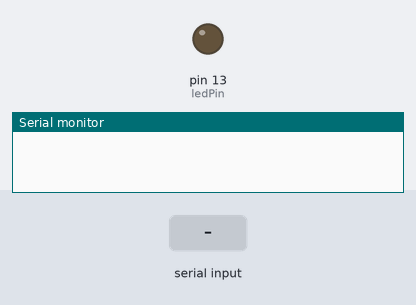
Simulated run of this sketch. Board: Arduino Uno, built with avr-gcc and run on an emulated ATmega328P. On the bench: output pins drawn as LEDs (lit = HIGH), the last lines printed to the serial monitor. The test bench sets the inputs (shaded band).

Above: at 1.2 s.
1.3 s: "1" received over Serial
At 2.7 s:
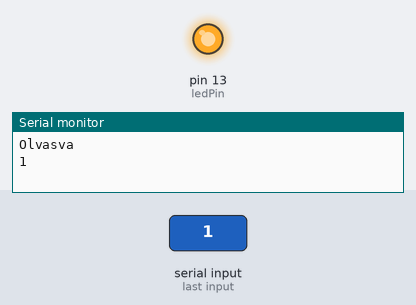
Timing chart, 0 to 4.3 s (numbered marks = the images above; inputs shaded):
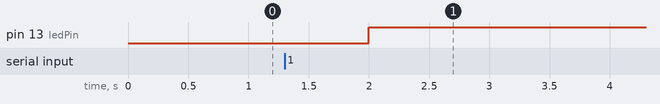

The sketch:

Case_prototype.ino
```cpp
const int ledPin = 13;

void setup() {
  Serial.begin(9600);
  pinMode(ledPin,OUTPUT);
}


void loop() {
  char code=0;
  //  reading code
  if (Serial.available() > 0) {
    code = Serial.read();
    Serial.println("Olvasva");
    }
  switch(code){
  case '1': Serial.print("1\n"); // testcase
            digitalWrite(ledPin, !digitalRead(ledPin));
            break;

  case '2': Serial.print("2\n");
            digitalWrite(ledPin,HIGH);
            delay(5000);
            digitalWrite(ledPin,LOW);
            break;

  case '3': Serial.print("3\n"); break;

  case '4': Serial.print("4\n"); break;

  case '5': Serial.print("5\n"); break;

  case '6': Serial.print("6\n"); break;
  delay(1000);
  default:  break;
  }
  delay(1000);
}
```

Measured:
- after the input at 1.3 s, pin 13 (ledPin): LOW → HIGH after 0.70 s
